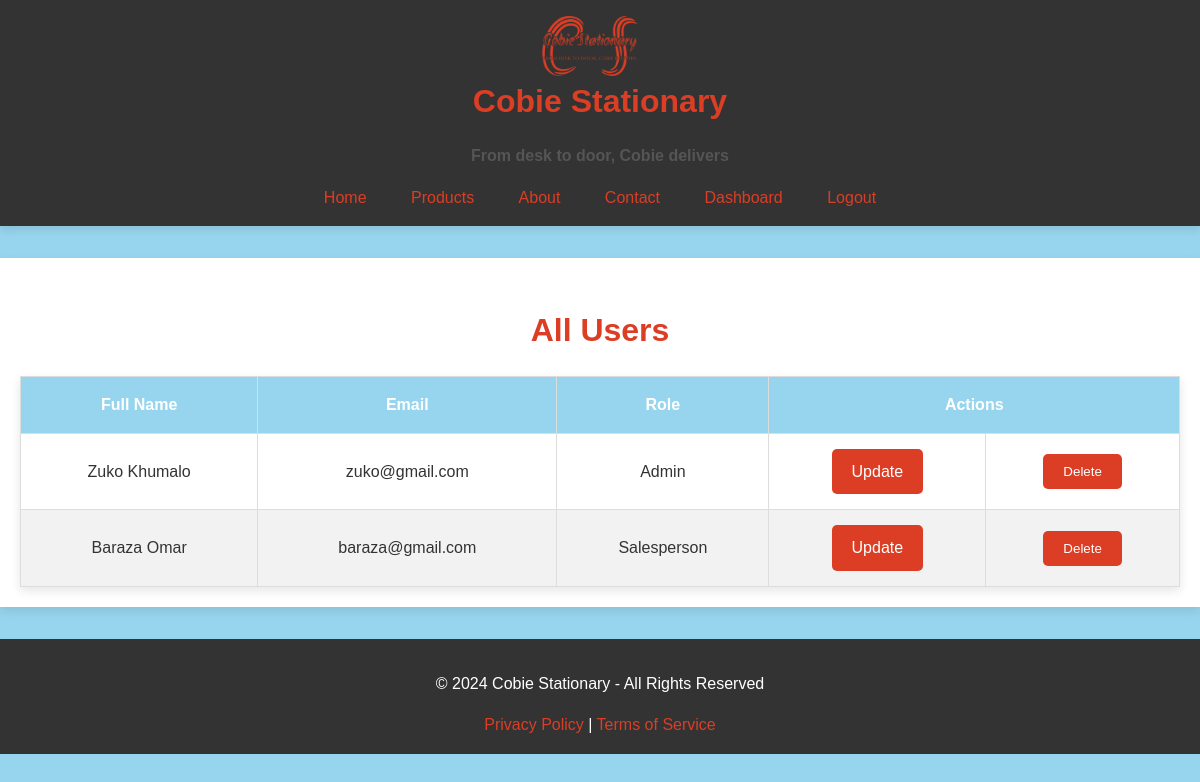
Page /reg/view/users (signed in) on the committed database.
### app/models.py (models this page shows, shortened)
class User(db.Model, UserMixin):
    __tablename__ = 'users'
    user_id = db.Column(db.Integer, primary_key=True, autoincrement=True)
    full_name = db.Column(db.String(255), nullable=True)
    email = db.Column(db.String(255), nullable=True)
    password_hash = db.Column(db.String(255), nullable=False)
    role = db.Column(db.Enum('Admin', 'Salesperson'), default='Salesperson')
    sales = db.relationship('Sale', backref='user', lazy=True)

### app/reg/routes.py (the view)
@reg_bp.route('/view/users')
@login_required
def view_users():
    users = User.query.all()
    return render_template('view_users.html',users=users)

### app/models.py (called while the page is built)
    @property
    def is_authenticated(self):
        return True

### app/reg/templates/view_users.html (shortened to what this page needs)
{% extends 'base.html' %}
{% block head %}
<link rel="stylesheet" href="{{ url_for('static', filename='css/view_users.css') }}">
<link rel="stylesheet" href="{{ url_for('static', filename='css/tables.css') }}">
{% endblock %}
{% block content %}
    <h2>All Users</h2>
    <table class="table">
        <thead>
            <tr>
                <th>Full Name</th>
                <th>Email</th>
                <th>Role</th>
                <th colspan="2">Actions</th>
            </tr>
        </thead>
        <tbody>
            {% for user in users %}
            <tr>
                <td>{{ user.full_name }}</td>
                <td>{{ user.email }}</td>
                <td>{{ user.role }}</td>
                <td>
                    <a href="{{ url_for('reg.update_user', user_id=user.user_id) }}" class="btn btn-primary">Update</a>
                </td>
                <td>
                    <form method="POST" action="{{ url_for('reg.delete_user', user_id=user.user_id) }}" onsubmit="return confirm('Are you sure you want to delete this user?');">
                        <button type="submit" class="btn btn-danger">Delete</button>
                    </form>
                </td>
            </tr>
            {% endfor %}
        </tbody>
    </table>
{% endblock %}

### app/static/css/styles.css (style rules this page uses)
body { background-color: #97D5EE; color: #DB3E25; font-family: 'Arial', sans-serif; margin: 0; padding: 0; line-height: 1.6; text-align: center; }

### app/static/css/view_users.css (style rules this page uses)
h2 { color: #DB3E25; text-align: center; font-size: 2rem; margin-bottom: 20px; }

### app/static/css/tables.css (style rules this page uses)
.table { width: 100%; border-collapse: collapse; margin-top: 20px; box-shadow: 0px 4px 10px rgba(0, 0, 0, 0.1); }
.table th, .table td { padding: 15px; border: 1px solid #ddd; text-align: center; }
.table th { background-color: #97D5EE; color: #ffffff; font-weight: bold; }
.table tbody tr:nth-child(even) { background-color: #f2f2f2; }
.table tbody td { color: #333333; }
.btn { padding: 10px 20px; background-color: #DB3E25; color: #ffffff; border: none; border-radius: 5px; cursor: pointer; text-decoration: none; display: inline-block; transition: background-color 0.3s ease; }

### rows in the picture
User: full_name "Zuko Khumalo", email "zuko@gmail.com", role "Admin"
User: full_name "Baraza Omar", email "baraza@gmail.com", role "Salesperson"
